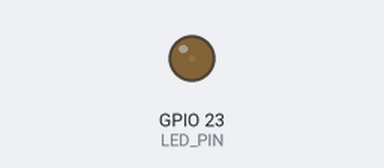
The sketch below on a simulated ESP32. Parts: output pins drawn as LEDs (lit = HIGH).

Above: at 0.05 s.
At 1.15 s:
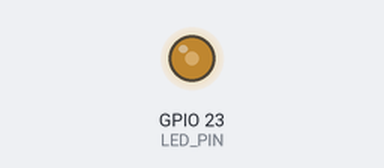
At 2.3 s:
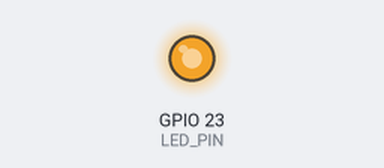
At 4.6 s:
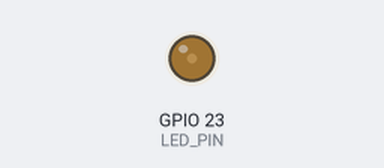
Timing chart, 0 to 6.7 s (numbered marks = the images above):
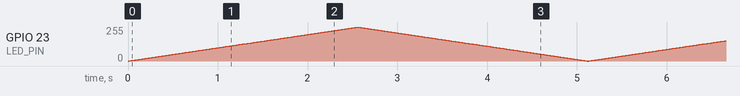

The sketch:

04-pwm-led-dimmer.ino
```cpp
const int LED_PIN = 23; // LED connected to GPIO 23

void setup() {
  // Set up PWM: 5000 Hz, 8-bit resolution
  ledcAttach(LED_PIN, 5000, 8);
}

void loop() {
  // Gradually increase LED brightness
  for (int brightness = 0; brightness <= 255; brightness++) {
    ledcWrite(LED_PIN, brightness); // Set LED brightness
    delay(10);                     // Wait 10 milliseconds
  }

  // Gradually decrease LED brightness
  for (int brightness = 255; brightness >= 0; brightness--) {
    ledcWrite(LED_PIN, brightness); // Set LED brightness
    delay(10);                     // Wait 10 milliseconds
  }
}
```
